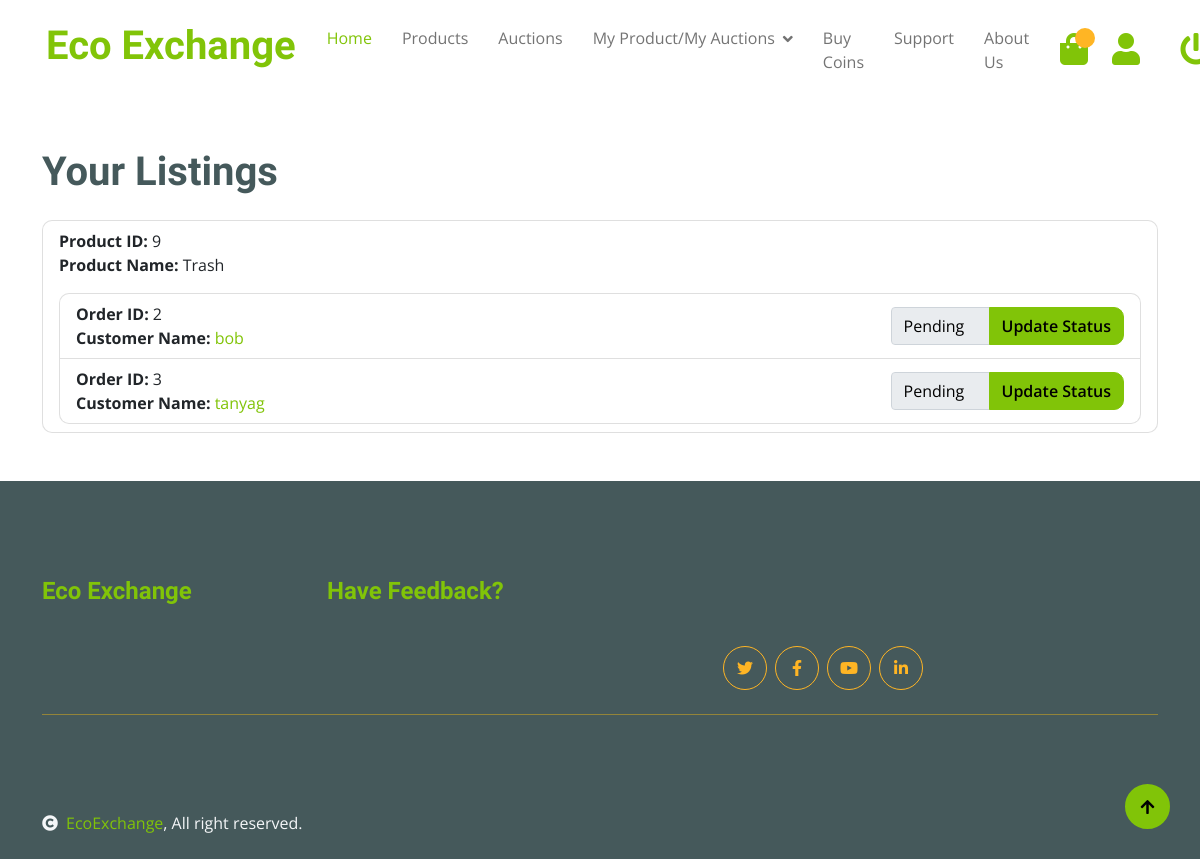
Page /onsale/ (signed in) on the earlier database version.
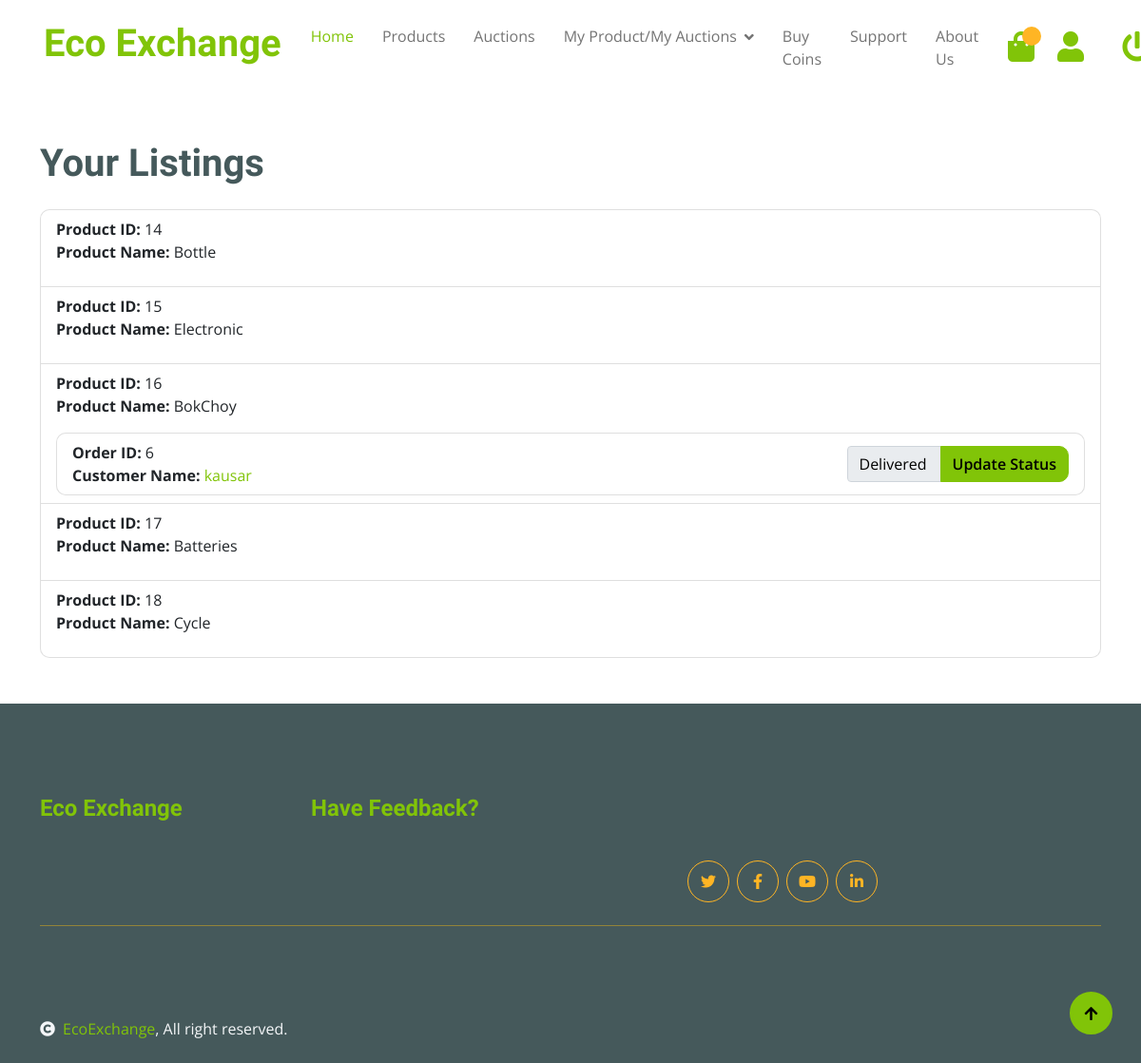
Same page on the later database version.
### product/models.py (models this page shows, shortened)
class Product(models.Model):
    CATEGORY_CHOICES = [
        ('PAPER', 'Paper'),
        ('PLASTIC', 'Plastic'),
        ('GLASS', 'Glass'),
        ('METAL', 'Metal'),
        ('ELECTRONICS', 'Electronics'),
        ('ORGANIC', 'Organic'),
        ('TEXTILES', 'Textiles'),
        ('BATTERIES', 'Batteries'),
        ('WOOD', 'Wood'),
        ('RUBBER', 'Rubber'),
        ('MIXED_MATERIALS', 'Mixed Materials'),
    ]
    product_id = models.AutoField(primary_key=True)
    product_name = models.CharField(max_length=255)
    product_description = models.TextField()
    image = models.ImageField(upload_to='img/')
    quantity = models.IntegerField(validators=[MinValueValidator(1)])
    price = models.IntegerField(validators=[MinValueValidator(1)])
    category = models.CharField(max_length=50, choices=CATEGORY_CHOICES)
    user = models.ForeignKey(Member, on_delete=models.CASCADE)

### order/models.py (models this page shows, shortened)
class OrderItem(models.Model):
    order_id = models.ForeignKey(Order, on_delete=models.CASCADE)
    product_id = models.ForeignKey(Product, on_delete=models.CASCADE)
    quantity = models.IntegerField(default=1)

class Order(models.Model):
    ORDER_STATUS_CHOICES = [
        ('P', 'Pending'),
        ('S', 'Shipped'),
        ('D', 'Delivered'),
        ('C', 'Cancelled'),
    ]
    order_id = models.AutoField(primary_key=True)
    user_id = models.ForeignKey(Member, on_delete=models.CASCADE)
    order_date = models.DateField(default=timezone.now)
    order_amount = models.IntegerField()
    order_status = models.CharField(max_length=1, choices=ORDER_STATUS_CHOICES, default='P')

### order/views.py (the view)
# urls.py: path('onsale/', views.seller_products, name='ordered_products'),
@login_required
@permission_required('order.view_order', raise_exception=True)
def seller_products(request):
    try:
        member = Member.objects.get(username=request.user.username)
    except Member.DoesNotExist:
        member = None
    products = Product.objects.filter(user=member)
    order_items1 = OrderItem.objects.filter(product_id__in=products)
    orders1 = Order.objects.filter(order_id__in=[item.order_id.order_id for item in order_items1])
    users = {order.user_id for order in orders1}
    context = {'products': products, 'order_items1': order_items1, 'orders1': orders1, 'users': users}
    return render(request, 'order/seller_products.html', context)

### order/templates/order/seller_products.html (shortened to what this page needs)
{% extends 'product/base.html' %}
{% block body %}
<div class="container mt-5">
    <h1 class="mb-4">Your Listings</h1>
    <ul class="list-group">
        {% for product in products %}
            <li class="list-group-item">
                <div class="d-flex justify-content-between align-items-center">
                    <div>
                        <strong>Product ID:</strong> {{ product.product_id }}<br>
                        <strong>Product Name:</strong> {{ product.product_name }}
                    </div>
                </div>
                <ul class="list-group mt-3">
                    {% for order_item in order_items1 %}
                        {% if order_item.product_id == product %}
                            <li class="list-group-item">
                                <div class="d-flex justify-content-between align-items-center">
                                    <div>
                                        <strong>Order ID:</strong> {{ order_item.order_id.order_id }}<br>
                                        <strong>Customer Name:</strong> <a href="{% url 'user_details:seller_desc' order_item.order_id.user_id.id %}" type="_blank">{{ order_item.order_id.user_id.username }} </a>
                                    </div>
                                    <div>
                                             <form method="POST" action="{% url 'update_order_status' order_item.order_id.order_id %}">
                                            <div class="input-group">
                                                <select name="order_status" class="form-control">
                                                    {% for code, name in order_item.order_id.ORDER_STATUS_CHOICES %}
                                                        <option value="{{ code }}" {% if order_item.order_id.order_status == code %}selected{% endif %}>{{ name }}</option>
                                                    {% endfor %}
                                                </select>
                                                <div class="input-group-append">
                                                    <button type="submit" class="btn btn-primary">Update Status</button>
                                                </div>
                                            </div>
                                        </form>
                                    </div>
                                </div>
                            </li>
                        {% endif %}
                    {% endfor %}
                </ul>
            </li>
        {% endfor %}
    </ul>
</div>
{% endblock %}

### product/templates/product/base.html (shortened to what this page needs)
{% load static %}
<!DOCTYPE html>
<html lang="en">
    <head>
        <link rel="stylesheet" href="https://stackpath.bootstrapcdn.com/bootstrap/4.5.2/css/bootstrap.min.css">
        <link rel="stylesheet" href="https://use.fontawesome.com/releases/v5.15.4/css/all.css"/>
        <link href="https://cdn.jsdelivr.net/npm/bootstrap-icons@1.4.1/font/bootstrap-icons.css" rel="stylesheet">
        <link href="{% static 'product/lib/lightbox/css/lightbox.min.css' %}" rel="stylesheet">
        <link href="{% static 'product/lib/owlcarousel/assets/owl.carousel.min.css' %}" rel="stylesheet">
        <link href="https://cdn.jsdelivr.net/npm/flatpickr/dist/flatpickr.min.css" rel="stylesheet">
        <link href="{% static 'product/css/bootstrap.min.css' %}" rel="stylesheet">
        <link href="{% static 'product/css/style.css' %}" rel="stylesheet">
    </head>
    <body>
        <div class="container-fluid fixed-top">
            <div class="container px-0">
                <nav class="navbar navbar-light bg-white navbar-expand-xl">
                    <a href="{% url 'homepage' %}" class="navbar-brand"><h1 class="text-primary display-6">Eco Exchange</h1></a>
                    <div class="collapse navbar-collapse bg-white" id="navbarCollapse">
                        <div class="navbar-nav mx-auto">
                            <a href="{% url 'homepage' %}" class="nav-item nav-link active">Home</a>
                            <a href="{% url 'products' %}" class="nav-item nav-link">Products</a>
                            <a href="{% url 'all_auctions' %}" class="nav-item nav-link">Auctions</a>
                            <div class="nav-item dropdown">
                                <a href="#" class="nav-link dropdown-toggle" data-bs-toggle="dropdown">My Product/My Auctions</a>
                            </div>
                            <a href="{% url 'user_details:buy_coins' %}" class="nav-item nav-link">Buy Coins</a>
                            <a href="{% url 'support' %}" class="nav-item nav-link">Support</a>
                            <a href="{% url 'aboutus' %}" class="nav-item nav-link">About Us</a>
                        </div>
                        <div class="d-flex m-3 me-0">
                            <a href="{% url 'cart_detail' %}" class="position-relative me-4 my-auto">
                                <i class="fa fa-shopping-bag fa-2x"></i>
                                <span class="position-absolute bg-secondary rounded-circle d-flex align-items-center justify-content-center text-dark px-1" style="top: -5px; left: 15px; height: 20px; min-width: 20px;"></span>
                            </a>
                            <a href="{% url 'dashboard' section="home" %}" class="my-auto">
                                <i class="fas fa-user fa-2x"></i>
                            </a>
                             {% if request.user.is_authenticated %}
                            <a href="{% url 'user_details:logout' %}" class="my-auto div-space">
                                {% else %}
                                 <a href="{% url 'user_details:login_details' %}" class="my-auto div-space">
                                {% endif %}
    <i class="fas fa-power-off fa-2x"></i>
</a>
                        </div>
                    </div>
                </nav>
            </div>
        </div>
<div class="container-fluid" style="padding-top: 100px;">
        {% block body %}
        {% endblock %}
    </div>
        <div class="container-fluid bg-dark text-white-50 footer pt-5 mt-5">
            <div class="container py-5">
                <div class="pb-4 mb-4" style="border-bottom: 1px solid rgba(226, 175, 24, 0.5) ;">
                    <div class="row g-4">
                        <div class="col-lg-3">
                            <a href="{% url 'homepage' %}">
                                <h4 class="text-primary mb-0">Eco Exchange</h4>
                            </a>
                        </div>
                         <div class="col-lg-3">
                            <a href="/feedback/">
                                <h4 class="text-primary mb-0"> Have Feedback?</h4>
                            </a>
                        </div>
                         <div class="col-lg-3 margin-left-icon">
                            <div class="d-flex justify-content-end pt-3">
                                <a class="btn  btn-outline-secondary me-2 btn-md-square rounded-circle" href="https://x.com/" target="_blank"><i class="fab fa-twitter"></i></a>
                                <a class="btn btn-outline-secondary me-2 btn-md-square rounded-circle" href="https://www.facebook.com/" target="_blank"><i class="fab fa-facebook-f"></i></a>
                                <a class="btn btn-outline-secondary me-2 btn-md-square rounded-circle" href="https://www.youtube.com/" target="_blank"><i class="fab fa-youtube"></i></a>
                                <a class="btn btn-outline-secondary btn-md-square rounded-circle" href="https://www.linkedin.com/" target="_blank"><i class="fab fa-linkedin-in"></i></a>
                            </div>
                        </div>
                    </div>
                </div>
        </div>
        </div>
        <div class="container-fluid copyright bg-dark py-4">
            <div class="container">
                <div class="row">
                    <div class="col-md-6 text-center text-md-start mb-3 mb-md-0">
                        <span class="text-light"><a href="#"><i class="fas fa-copyright text-light me-2"></i>EcoExchange</a>, All right reserved.</span>
                    </div>
                </div>
            </div>
        </div>
        <a href="#" class="btn btn-primary border-3 border-primary rounded-circle back-to-top"><i class="fa fa-arrow-up"></i></a>
    </body>
</html>

### product/static/product/css/style.css (style rules this page uses)
.form-control { display: block; width: 100%; height: calc(1.5em + 0.75rem + 2px); padding: 0.375rem 0.75rem; font-size: 1rem; font-weight: 400; line-height: 1.5; color: black; background-color: #fff; background-clip: padding-box; border: 1px solid #ced4da; border-radius: 0.25rem; transition: border-color 0.15s ease-in-out, box-shadow 0.15s ease-in-out; }
.back-to-top { position: fixed; right: 30px; bottom: 30px; display: flex; width: 45px; height: 45px; align-items: center; justify-content: center; transition: 0.5s; z-index: 99; }
.btn { font-weight: 600; transition: .5s; }
.btn-md-square { width: 44px; height: 44px; }
.margin-left-icon { margin-left: 620px; }
.btn-square, .btn-sm-square, .btn-md-square, .btn-lg-square { padding: 0; display: flex; align-items: center; justify-content: center; font-weight: normal; }
.div-space { margin-bottom: 30px; margin-left: 20px; padding: 20px; }
.fixed-top { transition: 0.5s; background: var(--bs-white); border: 0; }
.navbar .navbar-nav .nav-link { padding: 10px 15px; font-size: 16px; transition: .5s; }
.navbar { height: 100px; border-bottom: 1px solid rgba(255, 255, 255, .1); }
.navbar .navbar-nav .nav-link:hover, .navbar .navbar-nav .nav-link.active, .fixed-top.bg-white .navbar .navbar-nav .nav-link:hover, .fixed-top.bg-white .navbar .navbar-nav .nav-link.active { color: var(--bs-primary); }
.py-5 { padding-top: 3rem !important; }
.navbar .dropdown-toggle::after { border: none; content: "\f107"; font-family: "Font Awesome 5 Free"; font-weight: 700; vertical-align: middle; margin-left: 8px; }

Differences in the rows shown:
removed Product: product_id "9", product_name "Trash"
removed OrderItem: order_id.order_id "2", order_id.user_id.username "bob", order_status "Pending", shown under "9"
removed OrderItem: order_id.order_id "3", order_id.user_id.username "tanyag", order_status "Pending", shown under "9"
added Product: product_id "14", product_name "Bottle"
added Product: product_id "15", product_name "Electronic"
added Product: product_id "16", product_name "BokChoy"
added OrderItem: order_id.order_id "6", order_id.user_id.username "kausar", order_status "Delivered", shown under "16"
added Product: product_id "17", product_name "Batteries"
added Product: product_id "18", product_name "Cycle"
